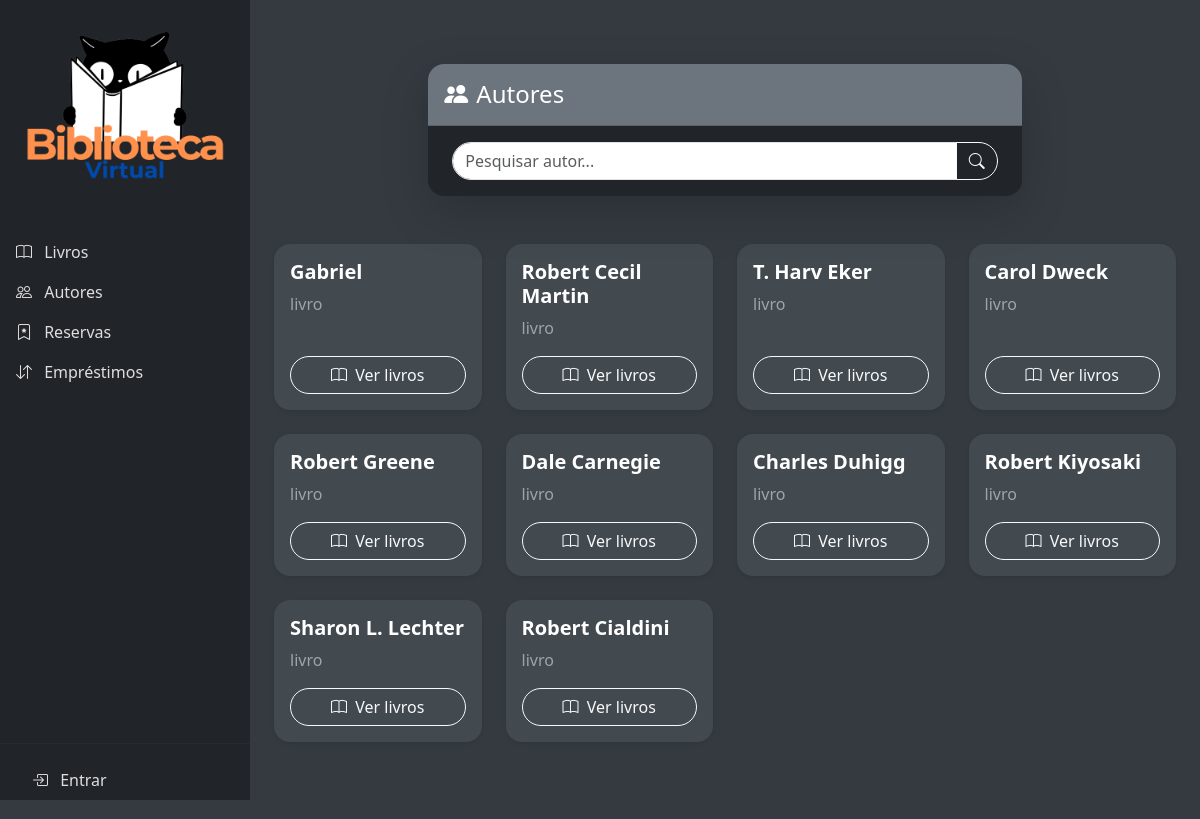
The app's page /autores/, older data.
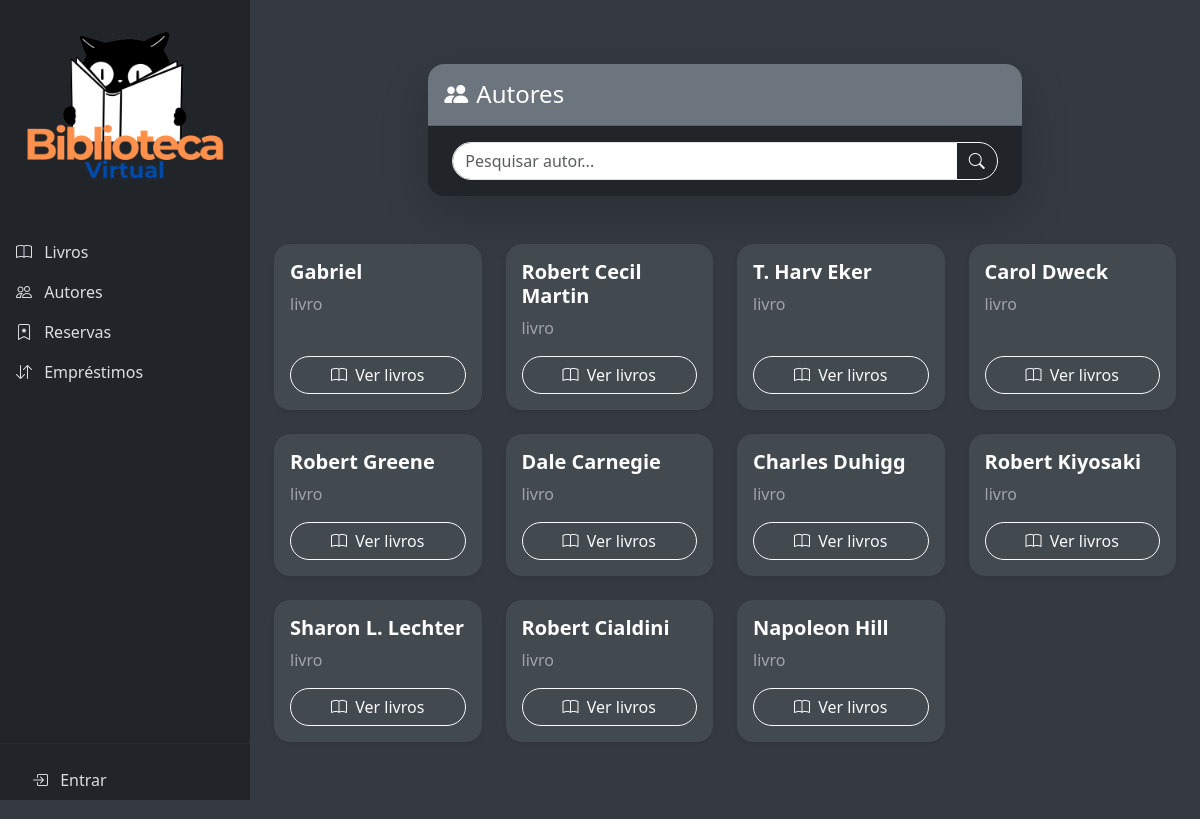
The same page, newer data.
### biblioteca/models.py (models this page shows, shortened)
class Autor(models.Model):
    nome = models.CharField(max_length=100, unique=True)
    biografia = models.TextField(blank=True)

### biblioteca/views.py (the view)
# urls.py: path('autores/', AutorListView.as_view(),   name='autor-lista'),
class AutorListView(generic.ListView):
    model = Autor
    template_name = 'autores/lista.html'  # ou o nome correto
    context_object_name = 'autores'
    paginate_by = 12  # ou o número que estiver usando
    def get_queryset(self):
        queryset = super().get_queryset()
        q = self.request.GET.get('q')
        if q:
            queryset = queryset.filter(nome__icontains=q)
        return queryset

### biblioteca/templates/autores/lista.html (shortened to what this page needs)
{% extends 'base.html' %}
{% block content %}
<div class="container py-5">
    <div class="row justify-content-center mb-4">
        <div class="col-md-10 col-lg-8">
            <div class="card bg-dark text-white shadow-lg border-0 rounded-4">
                <div class="card-header bg-secondary text-white rounded-top-4 py-3 d-flex justify-content-between align-items-center">
                    <h4 class="mb-0 d-flex align-items-center">
                        <i class="bi bi-people-fill me-2 fs-4"></i> Autores
                    </h4>
                </div>
                <div class="card-body px-4 py-3">
                    <form method="get" class="mb-0">
                        <div class="input-group">
                            <input type="text" name="q" class="form-control rounded-start-pill" placeholder="Pesquisar autor..." value="{{ request.GET.q }}">
                            <button type="submit" class="btn btn-outline-light rounded-end-pill">
                                <i class="bi bi-search"></i>
                            </button>
                        </div>
                    </form>
                </div>
            </div>
        </div>
    </div>
    <div class="row mb-5 mt-5">
        {% for autor in autores %}
        <div class="col-md-6 col-lg-4 col-xl-3 mb-4">
            <div class="card h-100 shadow-sm border-0 rounded-4 bg-secondary bg-opacity-25 text-white">
                <div class="card-body d-flex flex-column">
                    <h5 class="card-title fw-bold">{{ autor.nome }}</h5>
                    <p class="card-text text-white-50 mb-3">
                        {{ autor.qtd_livros }} livro{{ autor.qtd_livros|pluralize }}
                    </p>
                    <a href="{% url 'autor-detalhe' autor.pk %}" class="btn btn-outline-light rounded-pill mt-auto">
                        <i class="bi bi-book me-1"></i> Ver livros
                    </a>
                </div>
            </div>
        </div>
        {% empty %}
        <div class="col-12 text-center text-white">
            <p class="fs-5">Nenhum autor cadastrado.</p>
        </div>
        {% endfor %}
    </div>
</div>
{% endblock %}

Row changes from the older to the newer data that the page shows:
added Autor: nome "Napoleon Hill"
